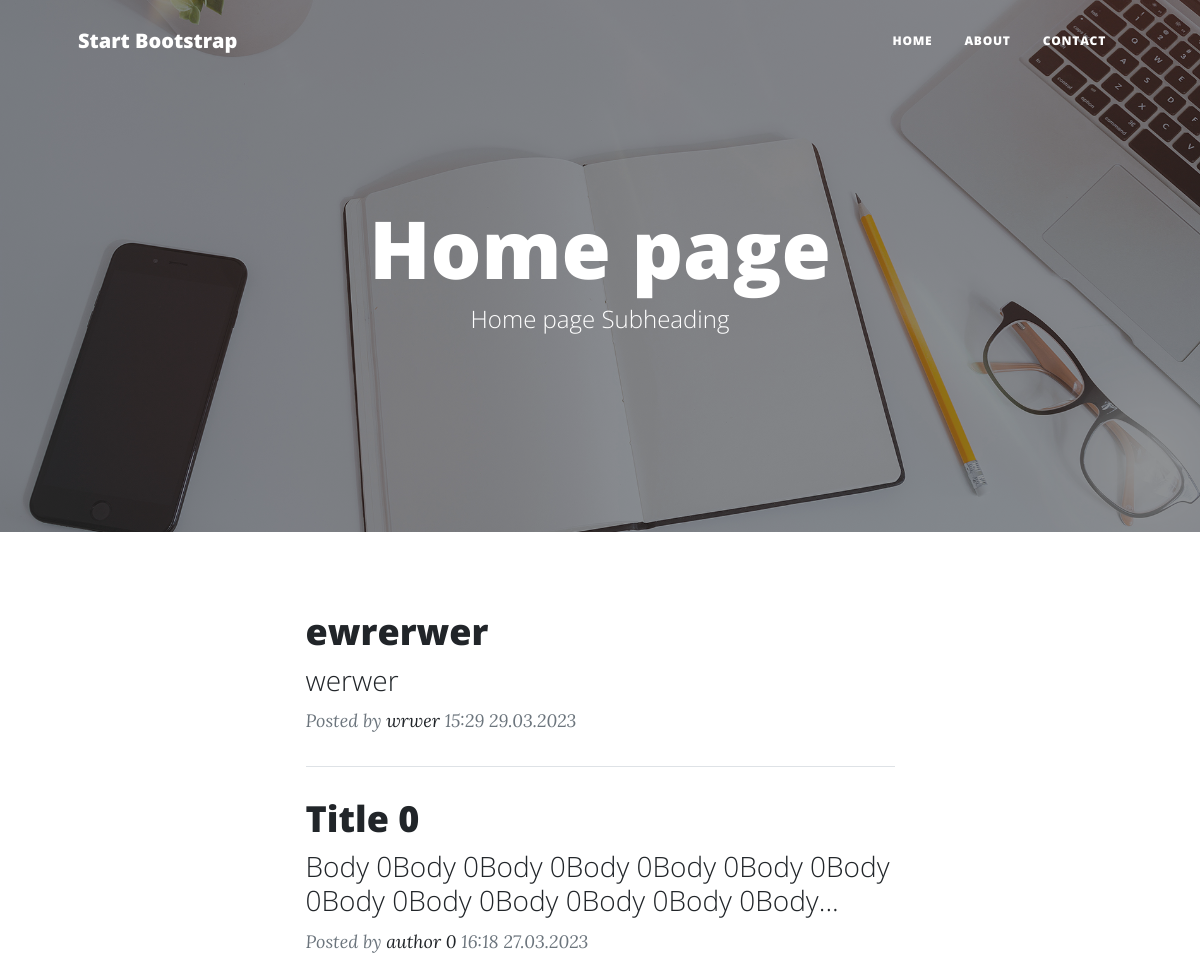
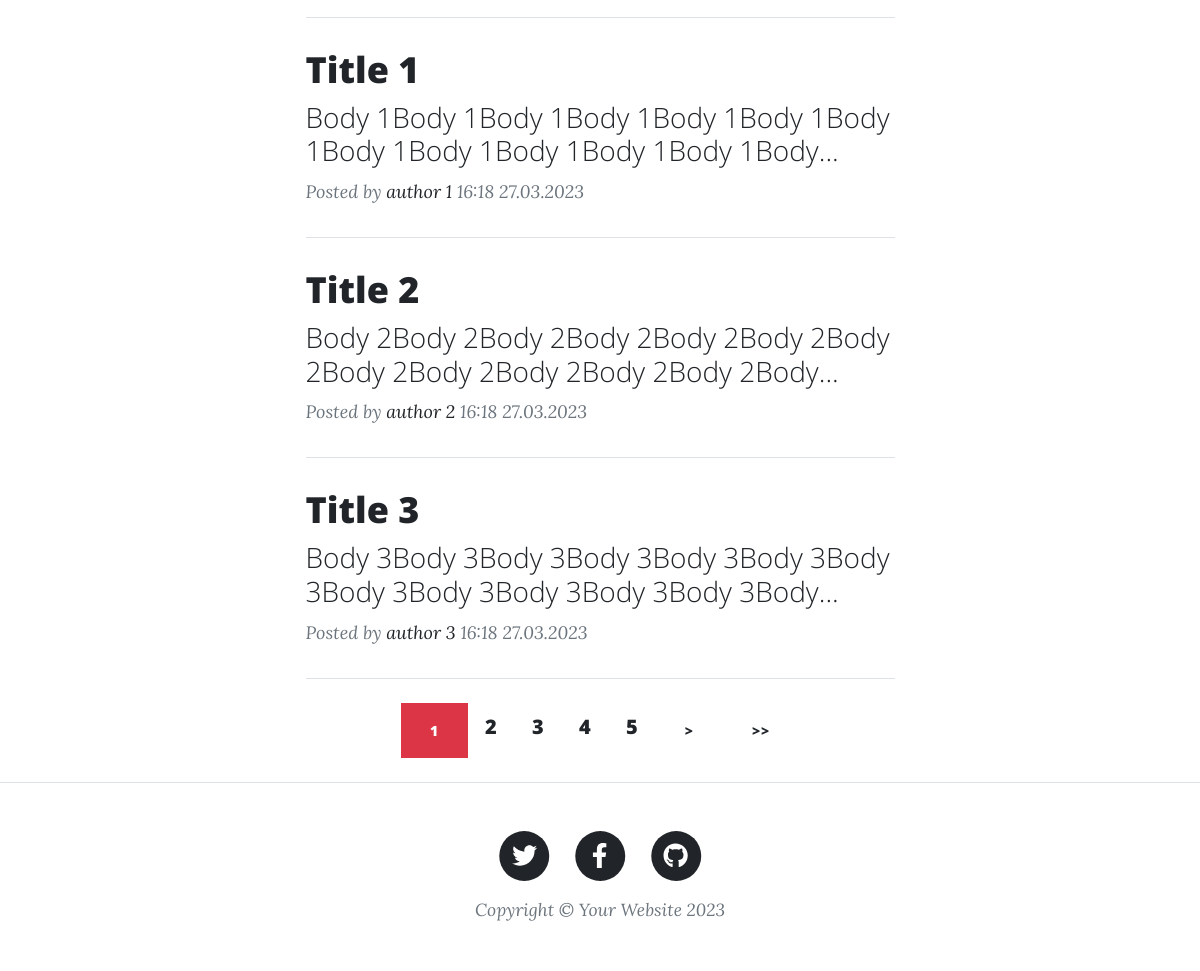
Before: / with the older database file (2 pictures, top to bottom).
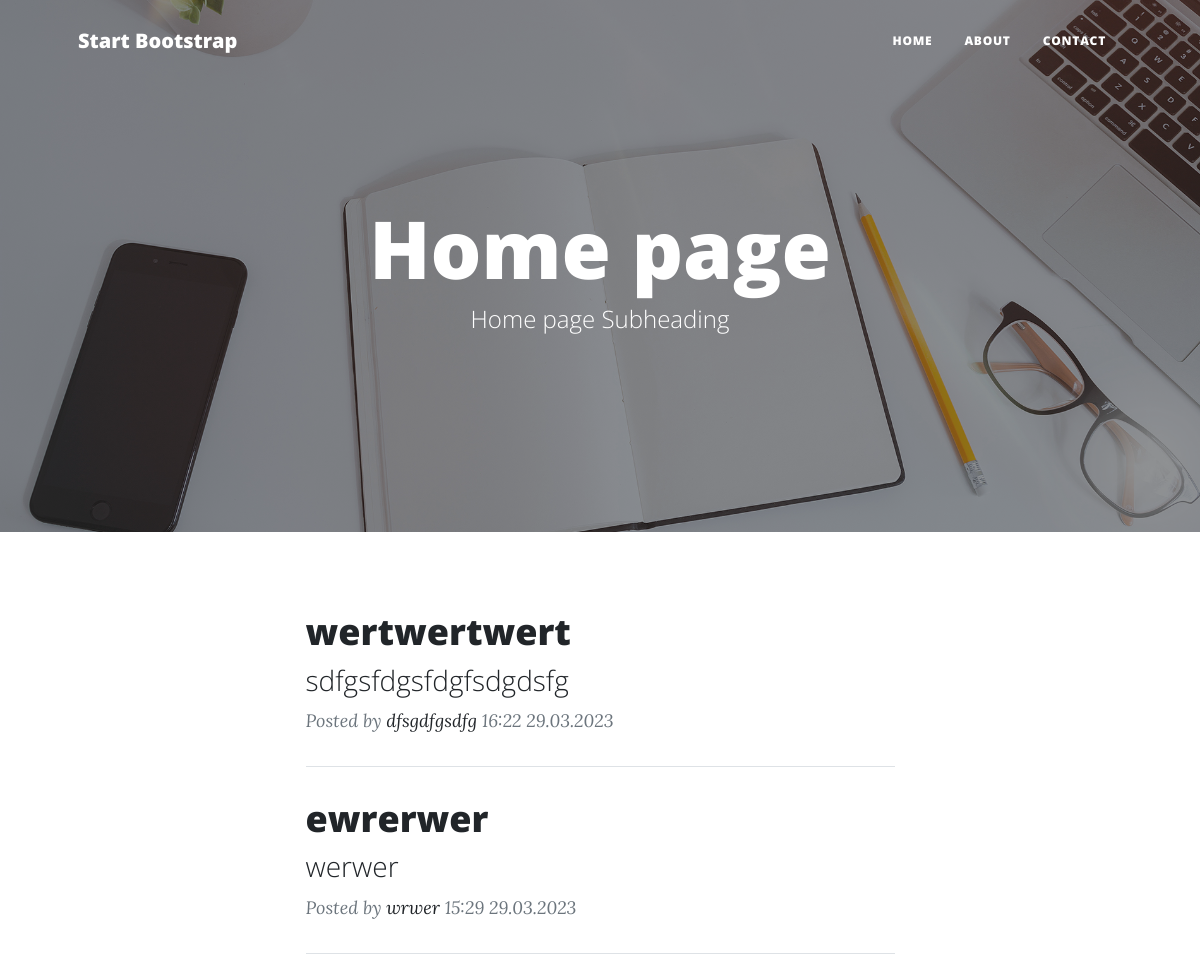
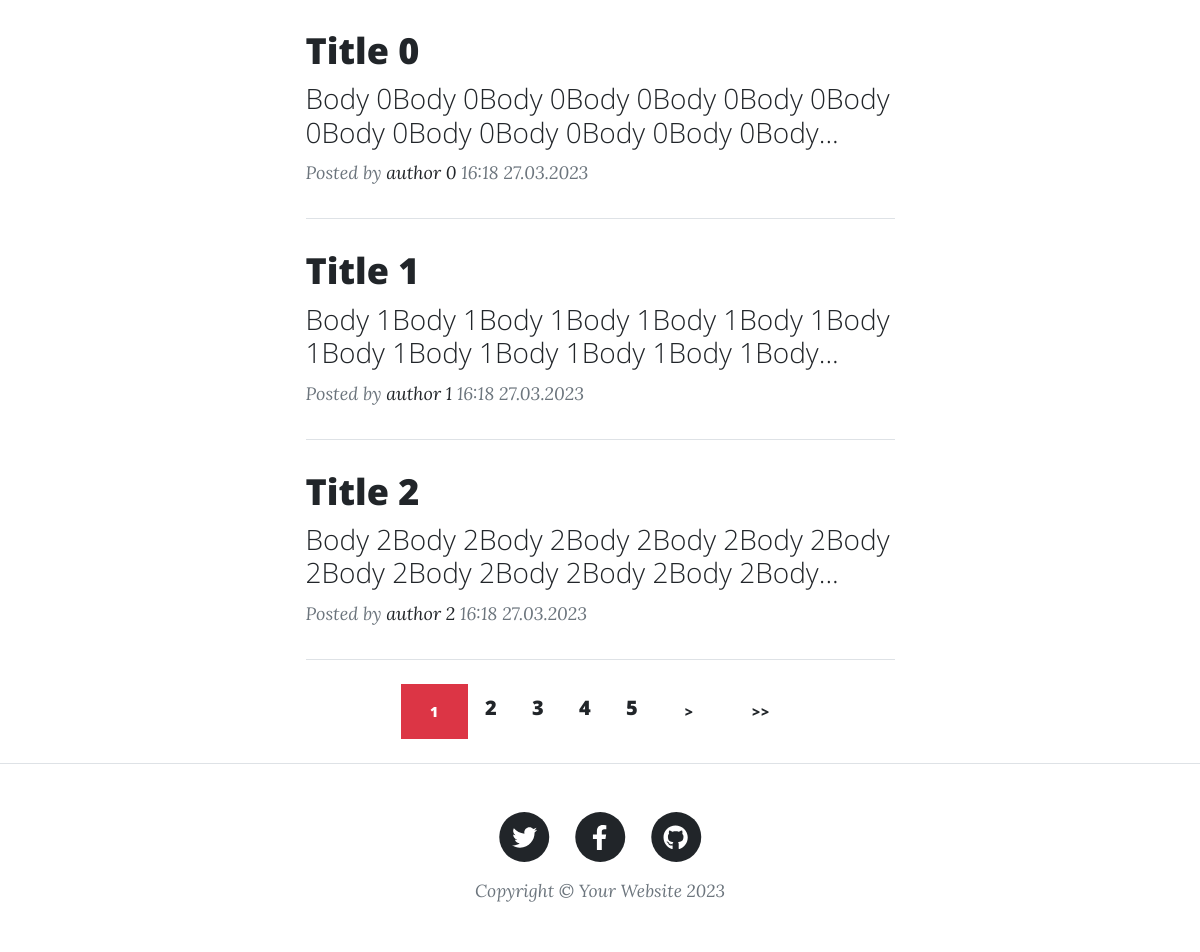
After: the same page with the newer database file (2 pictures, top to bottom).
### tables this page shows
CREATE TABLE post(
      id INTEGER PRIMARY KEY AUTOINCREMENT,
      title VARCHAR(128) NOT NULL UNIQUE,
      body TEXT NOT NULL,
      slug VARCHAR(128) NOT NULL UNIQUE,
      author VARCHAR(32) NOT NULL,
      date_created DATETIME DEFAULT now  
    );

### views/views.py (the view)
@router.get('/', response_class=HTMLResponse, name='index')
async def index(request: Request, page: int = Query(default=1, ge=1)):
    cur.execute('SELECT count(*) from POST')
    objs_count = cur.fetchone()[0]
    page_count = ceil(objs_count / 5)
    cur.execute('SELECT * FROM post ORDER BY date_created DESC LIMIT ? OFFSET ?;',(5,page*5-5 ))
    objs = Post.from_sql(cur.fetchall())
    return templates.TemplateResponse('index.html', {
        'request': request,
        'posts': objs,
        'current_page': page,
        'page_count': page_count
    })

### templates/index.html (shortened to what this page needs)
{% extends 'base.html' %}
{% block content %}
        {% include 'components/navigation.html' %}
        {% with %}
            {% set background='assets/img/home-bg.jpg' %}
            {% set heading='Home page' %}
            {% set subheading='Home page Subheading' %}
            {% include 'components/header.html' %}
        {% endwith %}
        <div class="container px-4 px-lg-5">
            <div class="row gx-4 gx-lg-5 justify-content-center">
                <div class="col-md-10 col-lg-8 col-xl-7">
                    {% for post in posts%}
                    {% include 'components/post-preview.html' %}
                    {% endfor %}
                    <div class="d-flex justify-content-center mb-4">
                        {% for page in range(1, page_count+1) %}
                        {% if current_page == page %}
                        <a class="btn btn-danger text-uppercase" href="#!">{{page}}</a>
                        {% else %}
                        <a class="btn btn-floating text-red btn-lg text-uppercase" href="{{url_for('index')|query(page=page)}}">{{page}}</a>
                        {% endif %}
                        {% endfor %}
                        {% if current_page < page_count %}
                        <a class="btn btn-circle text-uppercase" href="{{url_for('index')|query(page=current_page+1)}}">&gt;</a>
                        <a class="btn btn-circle text-uppercase" href="{{url_for('index')|query(page=page_count)}}">&gt&gt;</a>
                        {% endif %}
                    </div>
                </div>
            </div>
        </div>
        {% include 'components/footer.html' %}
        {% endblock %}

### templates/base.html (shortened to what this page needs)
<!DOCTYPE html>
<html lang="en">
    <head>
        <link href="{{url_for('static',path='/css/styles.css')}}" rel="stylesheet" />
    </head>
    <body>
    {% block content %}{% endblock %}
    </body>
</html>

### templates/components/navigation.html (shortened to what this page needs)
        <nav class="navbar navbar-expand-lg navbar-light" id="mainNav">
            <div class="container px-4 px-lg-5">
                <a class="navbar-brand" href="{{url_for('index')}}">Start Bootstrap</a>
                <div class="collapse navbar-collapse" id="navbarResponsive">
                    <ul class="navbar-nav ms-auto py-4 py-lg-0">
                        <li class="nav-item"><a class="nav-link px-lg-3 py-3 py-lg-4" href="{{url_for('index')}}">Home</a></li>
                        <li class="nav-item"><a class="nav-link px-lg-3 py-3 py-lg-4" href="{{url_for('about')}}">About</a></li>
                        <li class="nav-item"><a class="nav-link px-lg-3 py-3 py-lg-4" href="{{url_for('contact')}}">Contact</a></li>
                    </ul>
                </div>
            </div>
        </nav>

### templates/components/header.html
        <header class="masthead" style="background-image: url({{url_for('static',path=background)}})">
            <div class="container position-relative px-4 px-lg-5">
                <div class="row gx-4 gx-lg-5 justify-content-center">
                    <div class="col-md-10 col-lg-8 col-xl-7">
                        <div class="site-heading">
                            <h1>{{heading}}</h1>
                            <span class="subheading">{{subheading}}</span>
                        </div>
                    </div>
                </div>
            </div>
        </header>

### templates/components/post-preview.html
                    <div class="post-preview">
                        <a href="{{url_for('post_detail', post_slug=post.slug)}}">
                            <h2 class="post-title">{{post.title}}</h2>
                            <h3 class="post-subtitle">{{post.body|truncate(80)}}</h3>
                        </a>
                        <p class="post-meta">
                            Posted by
                            <a href="#!">{{post.author}}</a>
                            {{post.date_created.strftime("%H:%M %d.%m.%Y")}}
                        </p>
                    </div>
                    <hr class="my-4" />

### templates/components/footer.html
        <footer class="border-top">
            <div class="container px-4 px-lg-5">
                <div class="row gx-4 gx-lg-5 justify-content-center">
                    <div class="col-md-10 col-lg-8 col-xl-7">
                        <ul class="list-inline text-center">
                            <li class="list-inline-item">
                                <a href="#!">
                                    <span class="fa-stack fa-lg">
                                        <i class="fas fa-circle fa-stack-2x"></i>
                                        <i class="fab fa-twitter fa-stack-1x fa-inverse"></i>
                                    </span>
                                </a>
                            </li>
                            <li class="list-inline-item">
                                <a href="#!">
                                    <span class="fa-stack fa-lg">
                                        <i class="fas fa-circle fa-stack-2x"></i>
                                        <i class="fab fa-facebook-f fa-stack-1x fa-inverse"></i>
                                    </span>
                                </a>
                            </li>
                            <li class="list-inline-item">
                                <a href="#!">
                                    <span class="fa-stack fa-lg">
                                        <i class="fas fa-circle fa-stack-2x"></i>
                                        <i class="fab fa-github fa-stack-1x fa-inverse"></i>
                                    </span>
                                </a>
                            </li>
                        </ul>
                        <div class="small text-center text-muted fst-italic">Copyright &copy; Your Website 2023</div>
                    </div>
                </div>
            </div>
        </footer>

Changed rows visible on the page:
no longer on this page (row unchanged): post: title "Title 3", body "Body 3Body 3Body 3Body 3Body 3Body 3Body 3Body 3Body 3Body 3Body 3Body 3Body...", author "author 3", date_created "16:18 27.03.2023"
added post: title "wertwertwert", body "sdfgsfdgsfdgfsdgdsfg", author "dfsgdfgsdfg", date_created "16:22 29.03.2023"
